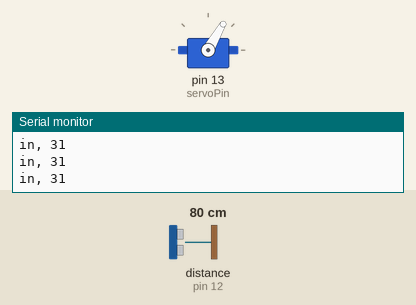
Simulated run of this sketch. Board: Arduino Uno, built with avr-gcc and run on an emulated ATmega328P. On the bench: servo, the last lines printed to the serial monitor. Wiring (inferred from the names in the program): ultrasonic range finder: trigger pin 12; echo pin 12. Inputs (shaded band) come from the test bench; at power-on: distance to the obstacle (sensor on pin 12) 80 cm. The echo pulse lasts 58.3 µs per cm.

Above: at 1.2 s.
1.3 s: distance to the obstacle (sensor on pin 12) set to 7 cm
2.8 s: distance to the obstacle (sensor on pin 12) set to 4 cm
At 3.29 s:
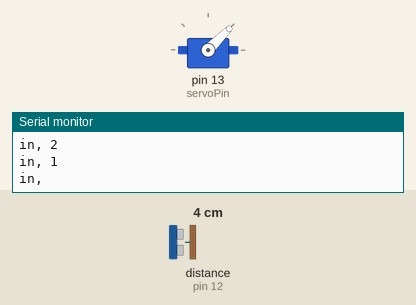
At 4.79 s:
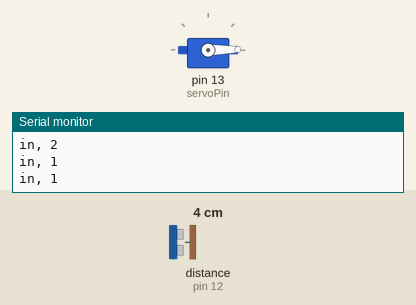
Timing chart, 0 to 8.0 s (numbered marks = the images above; inputs shaded):
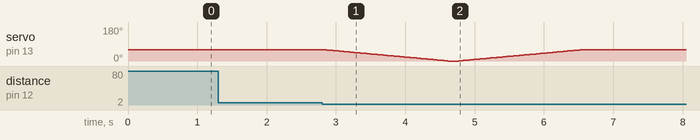

The sketch:

tea_dunker.ino
```cpp
// Tea Dunker
//
// A servo triggered by the ultrasonic output.
// If a cup is place close to the sensor, the tea will be dipped in the cup.
//
// @author: Aidan Melen
// @date: 06/08/2015

#include <Servo.h>

Servo servo;  // create servo object to control a servo

const int pingPin = 12;
const int servoPin = 13;
int pos = 60;    // variable to store the servo position

void setup()
{
  Serial.begin(9600);
  servo.attach(servoPin);  // attaches the servo on pin 11 to the servo object
  servo.write(pos);
}

long microsecondsToInches(long microseconds)
{
  // According to Parallax's datasheet for the PING))), there are
  // 73.746 microseconds per inch (i.e. sound travels at 1130 feet per
  // second).  This gives the distance travelled by the ping, outbound
  // and return, so we divide by 2 to get the distance of the obstacle.
  // See: http://www.parallax.com/dl/docs/prod/acc/28015-PING-v1.3.pdf
  return microseconds / 74 / 2;
}

void loop()
{
  servo.write(60);
  // establish variables for duration of the ping,
  // and the distance result in inches and centimeters:
  long duration, inches;

  // The PING))) is triggered by a HIGH pulse of 2 or more microseconds.
  // Give a short LOW pulse beforehand to ensure a clean HIGH pulse:
  pinMode(pingPin, OUTPUT);
  digitalWrite(pingPin, LOW);
  delayMicroseconds(2);
  digitalWrite(pingPin, HIGH);
  delayMicroseconds(5);
  digitalWrite(pingPin, LOW);

  // The same pin is used to read the signal from the PING))): a HIGH
  // pulse whose duration is the time (in microseconds) from the sending
  // of the ping to the reception of its echo off of an object.
  pinMode(pingPin, INPUT);
  duration = pulseIn(pingPin, HIGH);

  inches = microsecondsToInches(duration); // convert the time into a distance

  Serial.println(inches);
  Serial.print("in, ");

  if (inches < 2) // If a cup is detected
  {
    int count = 0;

    while (count < 180) // 3 minutes of tea dunking
    {
      //
      // servo motion UP
      //
      for (pos = 60; pos >= 0; pos -= 1)  // goes from 0 degrees to 60 degrees
      {
        servo.write(pos);// tell servo to go to position in variable 'pos'
        delay(30); // waits 30ms for the servo to reach the position
      }
      delay(100);
      count++;
      Serial.println(count);

      //
      // servo motion DOWN
      //
      for (pos = 0; pos <= 60; pos += 1) // goes from 60 degrees to 0 degrees
      {
        servo.write(pos);
        delay(30);
      }
      delay(100);
      count++;

      Serial.println(count);

      delay(30000); // allow time for user to remove mug and avoid instant re-triggering of ping sensor.
    }
  }
  else
  {
    pos = 60;
  }
}
```

Measured:
- the behaviour switches between 6 and 5 cm on distance to the obstacle (sensor on pin 12) (found by bisection; images 0 and 1)
